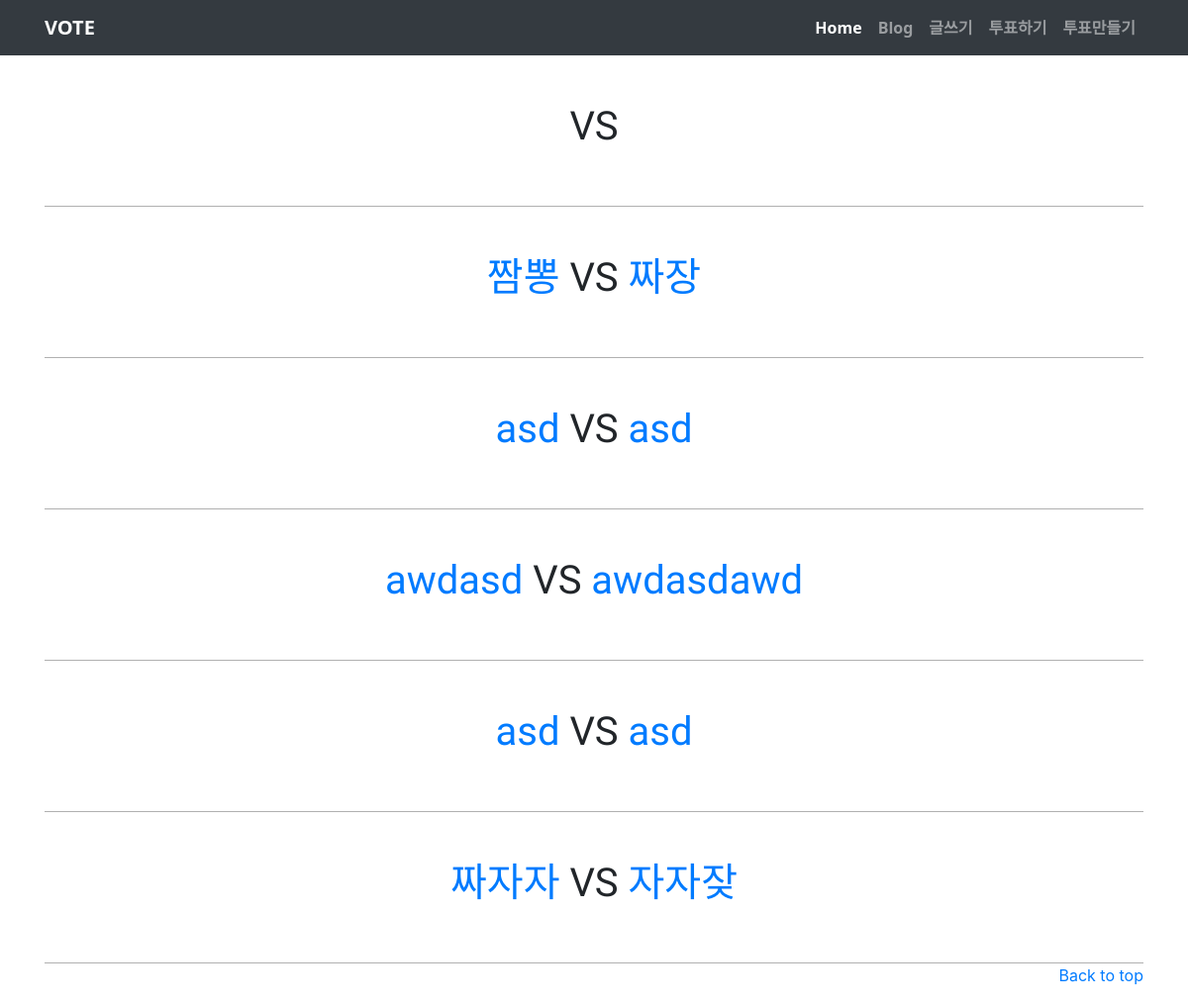
Before: /vote/ with the older database file.
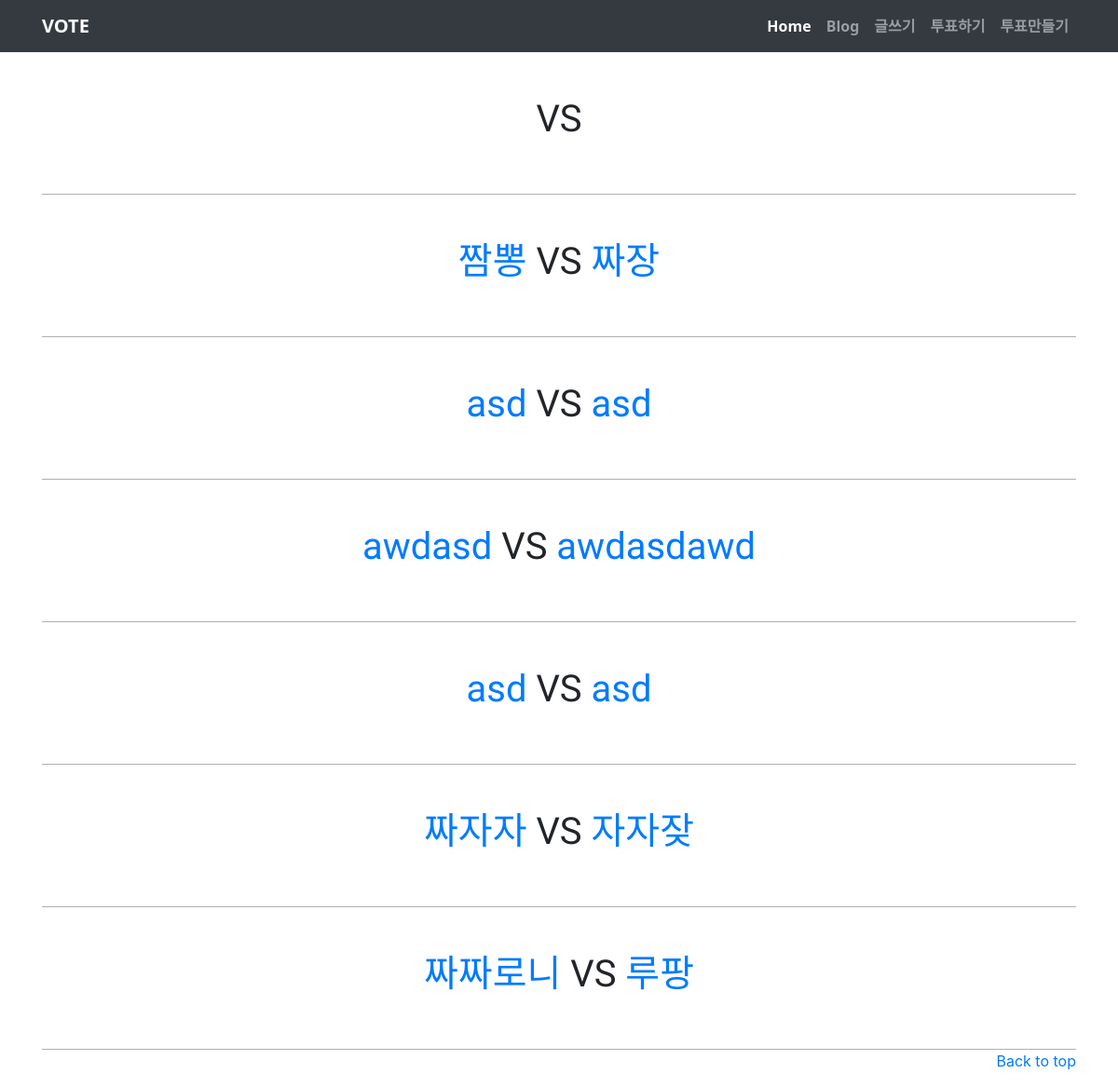
After: the same page with the newer database file.
### vote/models.py (models this page shows, shortened)
class Question(models.Model):
    question_text1 = models.CharField(max_length=200)
    question_text2 = models.CharField(max_length=200)
    pub_date = models.DateTimeField('date published')
    votes_qestion1 = models.IntegerField(default=0)
    votes_qestion2 = models.IntegerField(default=0)

### vote/views.py (the view)
# urls.py: path('vote/', vote.views.vote, name='vote'),
def vote(request):
    questions = Question.objects
    return render(request, 'vote/vote.html', {'questions': questions})

### vote/templates/vote/vote.html (shortened to what this page needs)
<!DOCTYPE html>
<html lang="en">
<head>
    <link rel="stylesheet" href="https://stackpath.bootstrapcdn.com/bootstrap/4.3.1/css/bootstrap.min.css">
</head>
<body>
    <nav class="navbar navbar-expand-lg navbar-dark bg-dark">
  <div class="container">
	  <a class="navbar-brand" href="{% url 'home' %}">VOTE</a>
	  <div class="collapse navbar-collapse" id="navbarNavAltMarkup">
	    <div class="navbar-nav ml-auto">
	      <a class="nav-item nav-link active" href="{% url 'home' %}">Home</a>
        <a class="nav-item nav-link" href="{% url 'home' %}">Blog</a>
        <a class="nav-item nav-link" href="{% url 'new' %}">글쓰기</a>
        <a class="nav-item nav-link" href="{% url 'vote' %}">투표하기</a>
        <a class="nav-item nav-link" href="{% url 'votenew' %}">투표만들기</a>
			</div>
    </div>
	</div>
</nav>
{% for question in questions.all %}
<br>
    <div class="container">
      <div id="list">
        <br>
        <h1><a href="{% url 'votedetail' question.id %}1"> {{ question.question_text1 }} </a> VS <a href="{% url 'votedetail' question.id %}2"> {{ question.question_text2 }}</a></h1>
        <br>
        <br>
      </div>
    </div>
{% endfor %}
</body>
</html>
<footer class="text-muted">
    <div class="container">
      <p class="float-right">
        <a href="#">Back to top</a>
      </p>
    </div>
  </footer>

Changed rows visible on the page:
added Question: question_text1 "짜짜로니", question_text2 "루팡"
